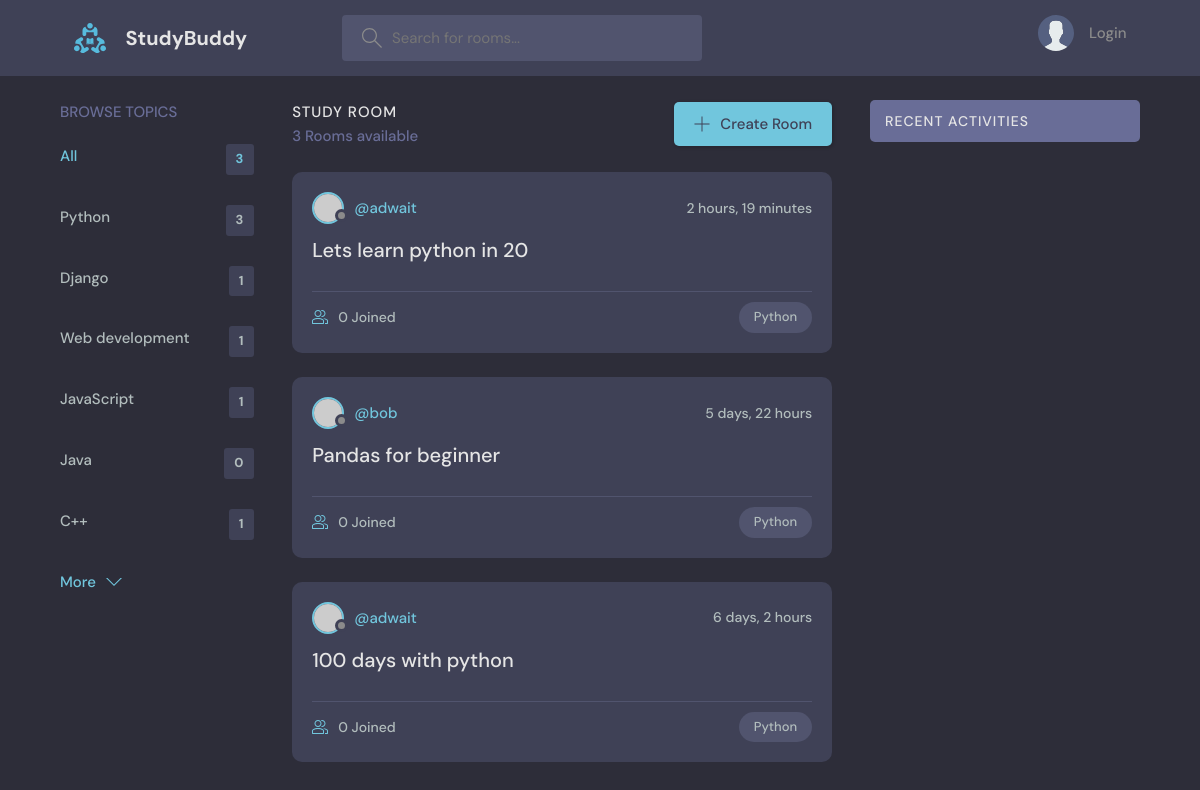
Screenshot of /base/home/?q=Python with the database file from the repository.
### base/models.py (models this page shows, shortened)
class Topic (models.Model):
    name = models.CharField(max_length = 200)
    def __str__(self):
        return self.name

class Room(models.Model):
    host = models.ForeignKey(User, on_delete=models.CASCADE, null =True)
    topic = models.ForeignKey(Topic, on_delete=models.SET_NULL, null =True)
    name = models.CharField(max_length=200)
    description = models.TextField(null=True, blank=True)
    participants = models.ManyToManyField(User, related_name='participants', blank=True)
    updated = models.DateTimeField(auto_now=True)
    created = models.DateTimeField(auto_now_add=True)
    class Meta:
        ordering = ['-updated', '-created']

### base/views.py (the view)
# urls.py: path("home/", views.home, name="base.home"),
def home(request):
    q = request.GET.get('q') if request.GET.get('q') != None else ''
    rooms = Room.objects.filter(
        Q (topic__name__icontains=q) |
        Q(name__icontains=q) |
        Q(description__icontains=q)
    )
    topics = []
    all_topics = Topic.objects.all()
    for t in all_topics:
        topics.append({"name" : t, "count": t.room_set.all().count()})
    room_count= rooms.count()
    roomMessages = Message.objects.filter(Q(room__topic__name__icontains=q))
    context = {'rooms':rooms, 'topics':topics, 'room_count':room_count, 'roomMessages':roomMessages}
    return render(request, 'base/home.html', context)

### base/templates/base/home.html (shortened to what this page needs)
{% extends 'main.html' %} {% block content%}
<main class="layout layout--3">
  <div class="container">
    {% include 'base/topics_component.html' %}
    <div class="roomList">
      <div class="roomList__header">
        <div>
          <h2>Study Room</h2>
          <p>{{room_count}} Rooms available</p>
        </div>
        <a class="btn btn--main" href="{% url 'base.createRoom' %}">
          <svg
            version="1.1"
            xmlns="http://www.w3.org/2000/svg"
            width="32"
            height="32"
            viewBox="0 0 32 32"
          >
            <title>add</title>
            <path
              d="M16.943 0.943h-1.885v14.115h-14.115v1.885h14.115v14.115h1.885v-14.115h14.115v-1.885h-14.115v-14.115z"
            ></path>
          </svg>
          Create Room
        </a>
      </div>
      {% include 'base/feed_component.html' %}
    </div>
    {% include 'base/activity_component.html' %}
  </div>
</main>
{% endblock %}

### base/templates/base/topics_component.html
<div class="topics">
  <div class="topics__header">
    <h2>Browse Topics</h2>
  </div>
  <ul class="topics__list">
    <li>
      <a href="{% url 'base.home'%}" class="active"
        >All <span>{{room_count}}</span></a
      >
    </li>
    {% for topic in topics%}
    <li>
      <a href="{%url 'base.home'%}?q={{topic.name}}"
        >{{topic.name}} <span>{{topic.count}}</span></a
      >
    </li>
    {%endfor %}
  </ul>
  <a class="btn btn--link" href="topics.html">
    More
    <svg
      version="1.1"
      xmlns="http://www.w3.org/2000/svg"
      width="32"
      height="32"
      viewBox="0 0 32 32"
    >
      <title>chevron-down</title>
      <path d="M16 21l-13-13h-3l16 16 16-16h-3l-13 13z"></path>
    </svg>
  </a>
</div>

### base/templates/base/feed_component.html (shortened to what this page needs)
{% for room in rooms %}
<div class="roomListRoom">
  <div class="roomListRoom__header">
    <a
      href="{% url 'base.userProfile'  room.host.id %}"
      class="roomListRoom__author"
    >
      <div class="avatar avatar--small">
        <img src="https://randomuser.me/api/portraits/women/11.jpg" />
      </div>
      <span>@{{room.host.username}}</span>
    </a>
    <div class="roomListRoom__actions">
      <span>{{room.created|timesince}}</span>
    </div>
  </div>
  <div class="roomListRoom__content">
    <a href="{% url 'base.room' room.id %}">{{room.name}}</a>
  </div>
  <div class="roomListRoom__meta">
    <a href="{% url 'base.room' room.id %}" class="roomListRoom__joined">
      {{room.participants.all.count}} Joined
    </a>
    <p class="roomListRoom__topic">{{room.topic.name}}</p>
  </div>
</div>
{% endfor %}

### static/styles/style.css (style rules this page uses)
:root { --color-main: #71c6dd; --color-main-light: #e1f6fb; --color-dark: #3f4156; --color-dark-medium: #51546e; --color-dark-light: #696d97; --color-light: #e5e5e5; --color-gray: #8b8b8b; --color-light-gray: #b2bdbd; --color-bg: #2d2d39; --color-success: #5dd693; --color-error: #fc4b0b; }
* { font-family: "DM Sans", -apple-system, BlinkMacSystemFont, "Segoe UI", Roboto, Oxygen, Ubuntu, Cantarell, "Open Sans", "Helvetica Neue", sans-serif; margin: 0; padding: 0; box-sizing: border-box; text-rendering: optimizeLegibility; font-size: inherit; }
html { font-size: 56.25%; }
@media only screen and (min-width: 1200px) { html { font-size: 62.5%; } }
body { line-height: 1.6; font-weight: 400; font-size: 1.5rem; color: var(--color-light-gray); background-color: var(--color-bg); min-height: 100vh; }
img { width: 100%; }
a { display: inline-block; color: var(--color-main); text-decoration: none; }
.container { max-width: 120rem; width: 90%; margin: auto; }
.btn { background-color: transparent; border: none; display: inline-flex; align-items: center; gap: 1rem; cursor: pointer; transition: all ease-in-out 0.3s; padding: 1rem 2rem; border-radius: 5px; box-shadow: 1px 1px 3px 1px rgba(0, 0, 0, 0.15); font-weight: 500; }
.btn--link { border-radius: 0; padding: 0; color: var(--color-main); box-shadow: none; }
.btn--main { background-color: var(--color-main); color: var(--color-dark); }
.btn > svg { fill: currentColor; width: 1.6rem; height: 1.6rem; }
.avatar { position: relative; display: inline-block; border-radius: 50%; border: 2px solid var(--color-main); }
.avatar img { display: block; border-radius: 50%; object-fit: cover; object-position: center; }
.avatar::after { content: ""; display: block; position: absolute; background-color: var(--color-gray); z-index: 111; border-radius: 50%; border: 0.3rem solid var(--color-dark); }
.avatar.avatar--small img { width: 2.8rem; height: 2.8rem; }
.avatar.avatar--small:after { width: 0.7rem; height: 0.7rem; bottom: 0px; right: -6px; }
.layout { margin-top: 2.4rem; }
.layout > .container { display: flex; justify-content: space-between; align-items: flex-start; }
.layout--3 > .container > div:first-child { flex-basis: 18%; max-width: 22.5rem; }
.layout--3 > .container > div:nth-child(2) { flex-basis: 50%; }
.topics__header { margin-bottom: 2rem; }
.topics__header h2 { text-transform: uppercase; font-weight: 500; color: var(--color-dark-light); }
.topics__list { list-style: none; }
.topics__list li a { display: flex; justify-content: space-between; margin-bottom: 3rem; font-weight: 500; color: var(--color-light-gray); transition: all 0.3s ease-in-out; }
.topics__list li a.active, .topics__list li a:hover { color: var(--color-main); }
.topics__list li a span { padding: 0.5rem 1rem; background-color: var(--color-dark); border-radius: 3px; font-size: 1.3rem; font-weight: 700; letter-spacing: 1px; }
.roomList__header { display: flex; justify-content: space-between; align-items: center; margin-bottom: 2.4rem; }
.roomList__header h2 { text-transform: uppercase; font-weight: 500; color: var(--color-light); letter-spacing: 1px; }
.roomList__header p { font-weight: 500; color: var(--color-dark-light); }
.roomListRoom { margin-bottom: 2.4rem; background-color: var(--color-dark); border-radius: 1rem; padding: 2rem; }
.roomListRoom__header { display: flex; justify-content: space-between; align-items: center; }
.roomListRoom__author { font-weight: 500; display: flex; align-items: center; gap: 1rem; }
.roomListRoom__actions { display: flex; align-items: flex-start; gap: 1rem; position: relative; }
.roomListRoom__actions span { font-size: 1.4rem; font-weight: 500; }
.roomListRoom__content { margin: 1rem 0; }
.roomListRoom__content a { font-size: 2rem; font-weight: 500; margin-bottom: 1.5rem; color: var(--color-light); transition: all 0.3s ease-in-out; }
.roomListRoom__meta { border-top: 1px solid var(--color-dark-medium); padding-top: 1rem; display: flex; align-items: center; justify-content: space-between; }
.roomListRoom__joined { color: var(--color-light-gray); display: flex; align-items: center; gap: 1rem; font-size: 1.4rem; font-weight: 500; }
.roomListRoom__joined svg { fill: var(--color-main); width: 1.6rem; height: 1.6rem; }
.roomListRoom__topic { padding: 5px 1.5rem; background-color: var(--color-dark-medium); border-radius: 5rem; font-weight: 500; font-size: 1.3rem; }

### rows the page displays
Topic: name "Python", count "3"
Topic: name "Django", count "1"
Topic: name "Web development", count "1"
Topic: name "JavaScript", count "1"
Topic: name "Java", count "0"
Topic: name "C++", count "1"
Room: host.username "adwait", created "2 hours, 19 minutes", name "Lets learn python in 20", participants.all.count "0", topic.name "Python"
Room: host.username "bob", created "5 days, 22 hours", name "Pandas for beginner", participants.all.count "0", topic.name "Python"
Room: host.username "adwait", created "6 days, 2 hours", name "100 days with python", participants.all.count "0", topic.name "Python"

### other values shown
{{ room_count }} "3"
